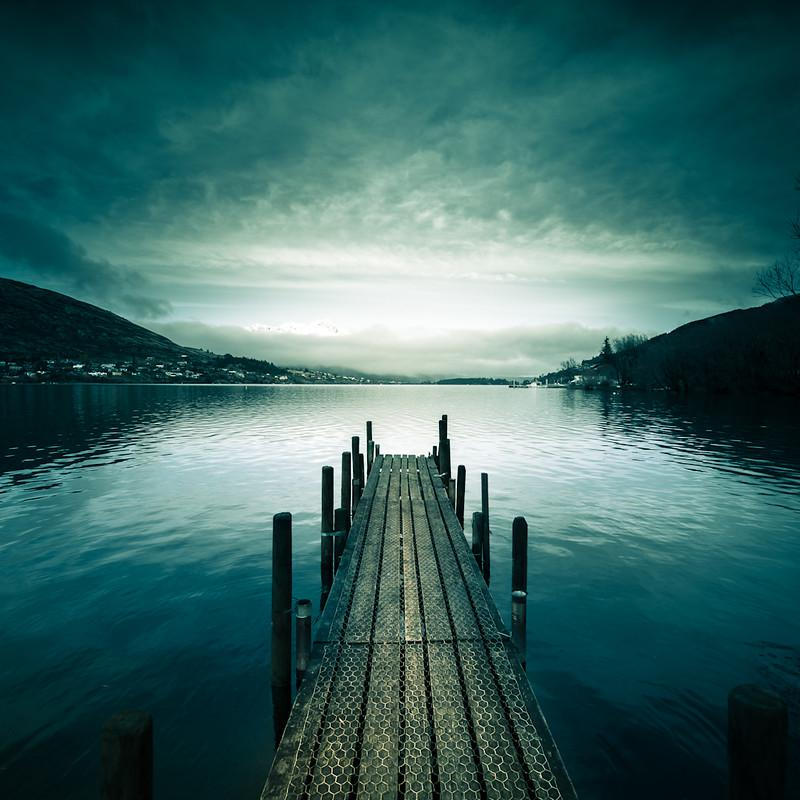
#> input picture dataset/00000000_(2).jpg, 800 x 800 px; its folder holds only this picture in this run
$ jupyter execute --allow-errors Source_Code.ipynb   (shell and % lines are left out)   (older library calls are emulated)
#> lines starting #> are read from the running program, lines starting #| are printed output that depends on the picture
# Automatic Image Colorization (SVR + MRF/ICM)

Implementation of the approach described in *"Automatic Image Colorization"* (Ho & Ramesh, CS229).

**Pipeline**

1. Convert each image to **YUV** (Y = luminance, U/V = chrominance). The model only sees **Y** and predicts **U, V**.
2. Segment the image into **SLIC superpixels**.
3. For every superpixel take a **10 x 10 patch around its centroid** and compute its **2D FFT** to get a texture feature vector.
4. Train **two Support Vector Regressors** (one for U, one for V) mapping features -> mean U / mean V of the superpixel.
5. At test time, run the SVRs to get an initial colour per superpixel, then model each channel as a **Markov Random Field** over the superpixels and minimise its energy with **Iterated Conditional Modes (ICM)** to smooth neighbouring segments.
6. Recombine the original Y with the predicted U, V and convert back to RGB.

---

## Where to put your dataset

Create a folder called **`dataset`** in the **same directory as this notebook** and put your colour photos in it.
Two layouts are supported:

**Option A (simplest)** - all images directly inside `dataset/`; the notebook splits them randomly into train / test:
```
your_project_folder/
|-- Automatic_Image_Colorization.ipynb
`-- dataset/
    |-- img001.jpg
    |-- img002.jpg
    `-- ...
```

**Option B** - you already have a split:
```
your_project_folder/
|-- Automatic_Image_Colorization.ipynb
`-- dataset/
    |-- train/   <- training images
    `-- test/    <- test images
```

* Use **colour** photos (JPG / PNG / ...). Images that are already grayscale are skipped automatically.
* The paper used ~216 Flickr photos tagged `yellowstone` + `landscape` (98 train / 118 test), but any single *theme* (beaches, forests, mountains...) works best, because the model is trained for one image type.
* Optional: put grayscale (or colour) images you want to colorize in an **`input_images/`** folder; the last section colorizes them.
* If you run on **Google Colab**, upload the folder or mount Drive and change `DATA_DIR` in the config cell below.

## 1. Setup

[cell 1]
# Uncomment if packages are missing (e.g. on Colab / a fresh environment)
# !pip install -q numpy scipy scikit-image scikit-learn matplotlib pillow joblib tqdm

[cell 2]
import random
import time
from pathlib import Path

import numpy as np
import matplotlib.pyplot as plt
from PIL import Image
from scipy import ndimage
from skimage import color
from skimage.segmentation import slic, mark_boundaries, relabel_sequential
from sklearn.svm import SVR
from sklearn.preprocessing import StandardScaler
from sklearn.metrics import mean_squared_error
import joblib

try:
    from tqdm.auto import tqdm
except ImportError:                       # tqdm is optional
    def tqdm(x, **kwargs):
        return x

## 2. Configuration

All tunable settings live in this one cell.

[cell 3]
# ----------------------------- Paths -----------------------------
DATA_DIR   = Path("dataset")        # <-- PUT YOUR DATASET HERE (see instructions above)
INPUT_DIR  = Path("input_images")   # optional: extra images you want to colorize at the end
OUTPUT_DIR = Path("outputs")        # results (figures, colorized images) are written here
MODEL_DIR  = Path("models")         # trained model is saved here

# --------------------------- Data / split ------------------------
IMG_WIDTH      = 500                # all images are rescaled to this width (as in the paper)
TRAIN_FRACTION = 0.8                # only used for "Option A" (flat dataset/ folder). Paper used 98 train / 118 test.
GRAY_TOL       = 0.01               # images whose channels differ by less than this are treated as already-grayscale
SEED           = 42

# ------------------------ Segmentation / features ----------------
N_SEGMENTS  = 250                   # approx. number of SLIC superpixels per image
COMPACTNESS = 0.1                   # SLIC compactness (suited to a grayscale image in [0, 1])
PATCH       = 10                    # side of the square patch (10 x 10) around each superpixel centroid

# ------------------------------- SVR ------------------------------
# Paper values: epsilon = 0.0625, C = 0.125. If RUN_TUNING is False these are used for both channels.
SVR_C, SVR_EPSILON = 0.125, 0.0625
RUN_TUNING         = True           # search C / epsilon / (gamma, sigma) on a validation split (recommended)
VAL_FRACTION       = 0.15           # share of the TRAINING images held out for tuning
C_GRID             = [0.125, 1.0, 8.0]
EPS_GRID           = [0.002, 0.01, 0.03, 0.0625]
TUNE_SUBSAMPLE     = 6000           # superpixels used per SVR fit during the grid search (keeps it fast)
MAX_TRAIN_SAMPLES  = 40000          # cap on superpixels for the final SVR fit (None = use all). Lower = faster.

# ------------------------------- MRF / ICM ------------------------
ICM_GAMMA, ICM_SIGMA = 2.0, 0.1     # paper: gamma = 2. sigma is not given in the paper (U/V live in ~[-0.6, 0.6])
GAMMA_GRID = [0.5, 2.0, 8.0, 32.0]
SIGMA_GRID = [0.05, 0.1, 0.2]
NEIGHBOR_PERCENTILE = 75            # keep neighbour edges whose feature distance is below this percentile (per image)
ICM_MAX_ITER, ICM_TOL = 100, 1e-5

# ------------------------------ Display ---------------------------
N_SHOW = 6                          # number of test images in the results gallery

random.seed(SEED)
np.random.seed(SEED)
for d in (OUTPUT_DIR, MODEL_DIR):
    d.mkdir(parents=True, exist_ok=True)

## 3. Load the dataset

Images are loaded, rescaled to a constant width, and already-grayscale images are removed.

[cell 4]
IMG_EXT = {".jpg", ".jpeg", ".png", ".bmp", ".tif", ".tiff", ".webp"}


def list_images(folder):
    return sorted(p for p in Path(folder).rglob("*") if p.suffix.lower() in IMG_EXT)


def load_rgb(path, width=IMG_WIDTH):
    """Load any image as an RGB float array in [0, 1] with a fixed width."""
    img = Image.open(path).convert("RGB")
    w, h = img.size
    new_h = max(1, round(h * width / w))
    img = img.resize((width, new_h), Image.LANCZOS)
    return np.asarray(img, dtype=np.float64) / 255.0


def is_grayscale(rgb, tol=GRAY_TOL):
    return np.abs(rgb[..., 0] - rgb[..., 1]).mean() < tol and np.abs(rgb[..., 1] - rgb[..., 2]).mean() < tol


def drop_grayscale(paths):
    keep = []
    for p in tqdm(paths, desc="Checking for grayscale images"):
        if not is_grayscale(load_rgb(p)):
#> in load_rgb, img is the input picture: PIL image 800x800 RGB; mean R, G, B 59.8, 102.3, 100.7
            keep.append(p)
    return keep


if not DATA_DIR.is_dir():
    raise FileNotFoundError(
        f"Dataset folder '{DATA_DIR.resolve()}' not found.\n"
        "Create a folder named 'dataset' next to this notebook and put your colour images in it "
        "(either directly, or in dataset/train and dataset/test)."
    )

train_dir, test_dir = DATA_DIR / "train", DATA_DIR / "test"
if train_dir.is_dir() and test_dir.is_dir():
    train_paths, test_paths = list_images(train_dir), list_images(test_dir)
    print("Using pre-split dataset: dataset/train and dataset/test")
else:
    all_paths = list_images(DATA_DIR)
    rng = random.Random(SEED)
    rng.shuffle(all_paths)
    n_train = int(round(len(all_paths) * TRAIN_FRACTION))
    train_paths, test_paths = all_paths[:n_train], all_paths[n_train:]
    print(f"Using flat dataset folder, random {TRAIN_FRACTION:.0%} / {1 - TRAIN_FRACTION:.0%} split")

train_paths, test_paths = drop_grayscale(train_paths), drop_grayscale(test_paths)
#> test_paths = []
print(f"Training images: {len(train_paths)} | Test images: {len(test_paths)}")
#| Training images: 1 | Test images: 0
#> (the rest of this cell did not finish here and is left out)

## 4. Segmentation and feature extraction

* **SLIC** superpixels are computed on the **Y (luminance)** channel only, since at test time that is all we have.
* Each superpixel is described by the **magnitude of the 2D FFT** of the 10x10 patch around its centroid
  (log-compressed, then standardised before the SVR; the FFT is complex so we use its magnitude to get real-valued features).
* Targets are the **mean U** and **mean V** of the pixels in the superpixel.

[cell 5]
def segment(Y):
    """SLIC superpixels on the luminance channel. Returns a label map with labels 0..n-1."""
    try:
        labels = slic(Y, n_segments=N_SEGMENTS, compactness=COMPACTNESS,
                      channel_axis=None, start_label=1)
    except TypeError:                                   # older scikit-image
        labels = slic(Y, n_segments=N_SEGMENTS, compactness=COMPACTNESS,
                      multichannel=False, start_label=1)
    labels, _, _ = relabel_sequential(labels)           # make labels contiguous (1..n)
    return labels - 1


def extract_features(Y, labels):
    """FFT-magnitude of the PATCH x PATCH window around each superpixel centroid -> (n_segments, PATCH*PATCH)."""
    n = labels.max() + 1
    half = PATCH // 2
    Yp = np.pad(Y, half, mode="reflect")
    centroids = ndimage.center_of_mass(np.ones_like(labels, dtype=float), labels, index=np.arange(n))
    feats = np.empty((n, PATCH * PATCH))
    for i, (cy, cx) in enumerate(centroids):
        y, x = int(round(cy)), int(round(cx))
        patch = Yp[y:y + PATCH, x:x + PATCH]            # window rows y-half .. y+half-1 in original coordinates
        feats[i] = np.log1p(np.abs(np.fft.fft2(patch))).ravel()
    return feats


def segment_means(channel, labels):
    return ndimage.mean(channel, labels, index=np.arange(labels.max() + 1))


def process_image(path, keep_rgb=True):
    """Full preprocessing of one image: RGB -> YUV, SLIC, features, per-segment mean U/V."""
    rgb = load_rgb(path)
    yuv = color.rgb2yuv(rgb)
    Y = yuv[..., 0]
    labels = segment(Y)
    sample = dict(
        path=Path(path),
        Y=Y,
        labels=labels,
        feats=extract_features(Y, labels),
        uv=np.column_stack([segment_means(yuv[..., 1], labels), segment_means(yuv[..., 2], labels)]),
    )
    if keep_rgb:
        sample["rgb"] = rgb
    return sample


# Quick visual check of the segmentation on one training image
demo = process_image(train_paths[0])
#> in process_image, `Y = yuv[..., 0]`:
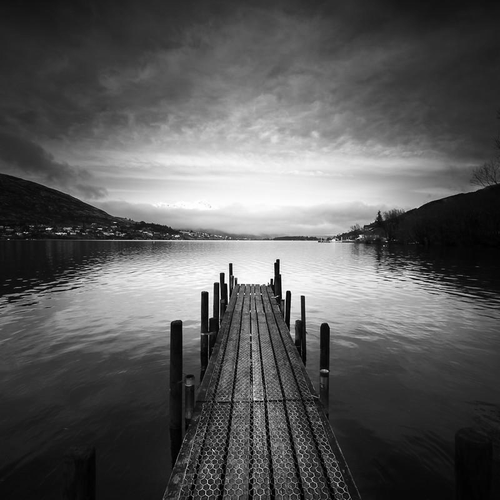
#> Y: shape (500, 500) float64; min 0, max 1, mean 0.351
#> in segment, `labels = slic(Y, n_segments=N_SEGMENTS, compactness=COMPACTNESS, chann..`:
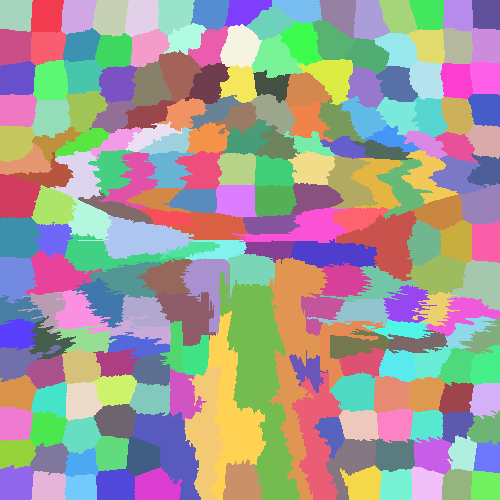
#> labels: shape (500, 500) int64; 217 distinct labels, from 1 to 217; one colour per label, 0 black
#> in extract_features, `n = labels.max() + 1`: n = 217
#> in extract_features, `Yp = np.pad(Y, half, mode="reflect")`:
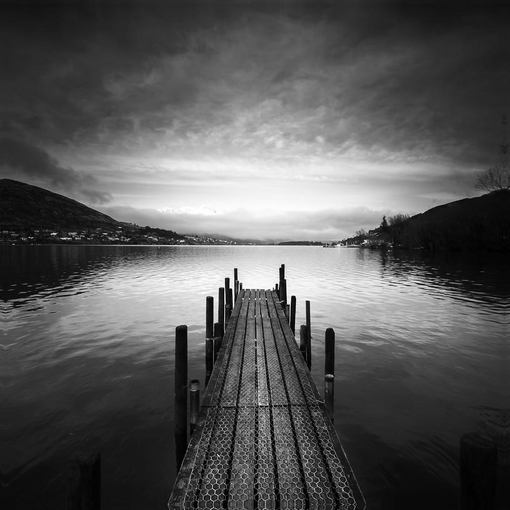
#> Yp: shape (510, 510) float64; min 0, max 1, mean 0.342
#> in extract_features, `centroids = ndimage.center_of_mass(np.ones_like(labels, dtype=float), ..`: centroids = 217 pairs, first value 9.24 to 487.3, second value 14.45 to 487.3
#> the loop in extract_features, `for i, (cy, cx) in enumerate(centroids):` made 217 passes
#> (cy, cx, y, x) on passes 1 to 3: (14.53, 15.6, 15, 16), (15.42, 46.46, 15, 46), (15.31, 77.38, 15, 77)
#> after the loop in extract_features, `for i, (cy, cx) in enumerate(centroids):`:
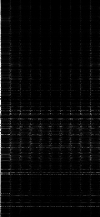
#> feats: shape (217, 100) float64; min 0, max 4.59, mean 0.153; drawn with min black and max white
#> in process_image, `sample = dict( path=Path(path), Y=Y, labels=labels, feats=extract_feat..`: sample = 5 items
#> demo = 6 items
print(f"{demo['labels'].max() + 1} superpixels, feature matrix shape: {demo['feats'].shape}")
#| 217 superpixels, feature matrix shape: (217, 100)

fig, ax = plt.subplots(1, 2, figsize=(11, 4))
ax[0].imshow(demo["Y"], cmap="gray"); ax[0].set_title("Input: Y channel (grayscale)")
ax[1].imshow(mark_boundaries(np.dstack([demo["Y"]] * 3), demo["labels"], color=(1, 1, 0)))
ax[1].set_title("SLIC superpixels")
for a in ax: a.axis("off")
plt.tight_layout(); plt.show()
#> after `plt.tight_layout()`:
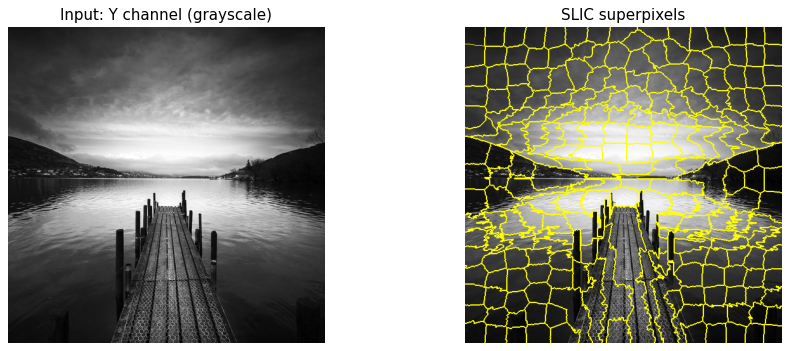
#> figure drawn by matplotlib, 2 panels

[cell 6]
# Split the training images into "fit" and "validation" parts (validation is only used for hyperparameter tuning)
rng = random.Random(SEED)
shuffled = list(train_paths)
#> shuffled = 1 item
rng.shuffle(shuffled)
n_val = max(1, int(round(len(shuffled) * VAL_FRACTION))) if RUN_TUNING and len(shuffled) >= 10 else 0
#> n_val = 0
val_paths, fit_paths = shuffled[:n_val], shuffled[n_val:]
#> val_paths = []
print(f"Fit images: {len(fit_paths)} | Validation images: {len(val_paths)}")
#| Fit images: 1 | Validation images: 0

# Superpixel features / targets of the fit images (images are processed one by one to save memory)
X_fit, UV_fit = [], []
for p in tqdm(fit_paths, desc="Extracting training features"):
    s = process_image(p, keep_rgb=False)
#> the loop in extract_features (call 2), `for i, (cy, cx) in enumerate(centroids):` made 217 passes
#> s = 5 items
    X_fit.append(s["feats"]); UV_fit.append(s["uv"])
X_fit, UV_fit = np.vstack(X_fit), np.vstack(UV_fit)
#> UV_fit = 217 pairs, first value -0.0242 to 0.06, second value -0.197 to -0.00651

# Validation images are kept in full (they are also used to tune the ICM stage)
val_samples = [process_image(p) for p in tqdm(val_paths, desc="Processing validation images")]
#> val_samples = []
print("Training superpixels:", X_fit.shape[0])
#| Training superpixels: 217

## 5. Support Vector Regression (local colour estimates)

Two RBF-kernel SVRs (default scikit-learn Gaussian kernel, as in the paper): one predicts **U**, the other **V**.
When `RUN_TUNING = True`, `C` and `epsilon` are chosen per channel on the validation images.

[cell 7]
scaler = StandardScaler().fit(X_fit)
Xs_fit = scaler.transform(X_fit)
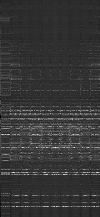
#> Xs_fit: shape (217, 100) float64; min -2.71, max 9.87, mean 7.86e-17; drawn with min black and max white

best_params = {0: (SVR_C, SVR_EPSILON), 1: (SVR_C, SVR_EPSILON)}   # channel 0 = U, channel 1 = V

if RUN_TUNING and val_samples:
    X_val = scaler.transform(np.vstack([s["feats"] for s in val_samples]))
    UV_val = np.vstack([s["uv"] for s in val_samples])
    sub = np.random.RandomState(SEED).choice(len(Xs_fit), min(len(Xs_fit), TUNE_SUBSAMPLE), replace=False)

    for ch, name in enumerate("UV"):
        best_err = np.inf
        for C in C_GRID:
            for eps in EPS_GRID:
                m = SVR(kernel="rbf", gamma="scale", C=C, epsilon=eps).fit(Xs_fit[sub], UV_fit[sub, ch])
                err = mean_squared_error(UV_val[:, ch], m.predict(X_val))
                if err < best_err:
                    best_err, best_params[ch] = err, (C, eps)
        print(f"Channel {name}: best C={best_params[ch][0]}, epsilon={best_params[ch][1]}  (validation MSE {best_err:.5f})")
else:
    print("Tuning skipped - using C =", SVR_C, "epsilon =", SVR_EPSILON)

[cell 8]
# Final SVR training on ALL training images (fit + validation)
X_all = np.vstack([X_fit] + [s["feats"] for s in val_samples])
UV_all = np.vstack([UV_fit] + [s["uv"] for s in val_samples])
#> UV_all has the same summary as UV_fit
scaler = StandardScaler().fit(X_all)
Xs_all = scaler.transform(X_all)

if MAX_TRAIN_SAMPLES and len(Xs_all) > MAX_TRAIN_SAMPLES:
    idx = np.random.RandomState(SEED).choice(len(Xs_all), MAX_TRAIN_SAMPLES, replace=False)
    Xs_all, UV_all = Xs_all[idx], UV_all[idx]

print(f"Training the two SVRs on {len(Xs_all)} superpixels (this can take a few minutes) ...")
#> (printed output is left out)
t0 = time.time()
svr_u = SVR(kernel="rbf", gamma="scale", C=best_params[0][0], epsilon=best_params[0][1]).fit(Xs_all, UV_all[:, 0])
svr_v = SVR(kernel="rbf", gamma="scale", C=best_params[1][0], epsilon=best_params[1][1]).fit(Xs_all, UV_all[:, 1])
print(f"Done in {time.time() - t0:.1f}s")

model = dict(scaler=scaler, svr_u=svr_u, svr_v=svr_v)
#> model = 3 items

$ run again, on dataset/00000001.jpg
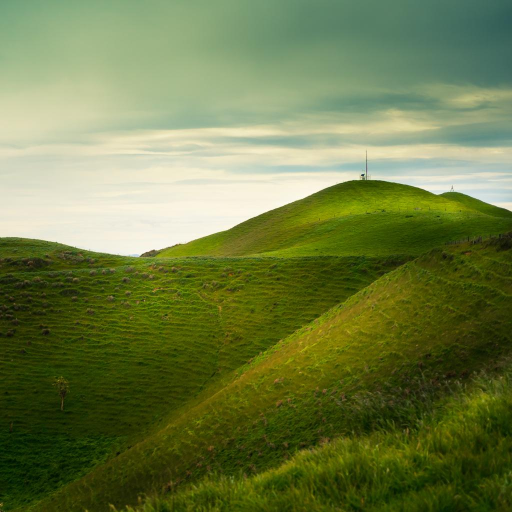
#> input picture dataset/00000001.jpg, 1024 x 1024 px (shown at 1/2 size)
#> in load_rgb, img is the input picture: PIL image 1024x1024 RGB; mean R, G, B 109.5, 123.1, 69.9
#> img: PIL image 500x500 RGB
#> test_paths = []
#| Training images: 1 | Test images: 0
#> yuv: shape (500, 500, 3) float64; mean of channels 0, 1, 2 0.443, -0.0831, -0.0121
#> labels: shape (500, 500) int64; 242 distinct labels, from 1 to 242
#> n = 242
#> centroids = 242 pairs, first value 14.16 to 491.2, second value 14.56 to 489.3
#> the loop in extract_features, `for i, (cy, cx) in enumerate(centroids):` made 242 passes
#> (cy, cx, y, x) on passes 1 to 3: (14.92, 14.56, 15, 15), (15.49, 45.55, 15, 46), (16.24, 78.43, 16, 78)
#> after the loop in extract_features, `for i, (cy, cx) in enumerate(centroids):`:
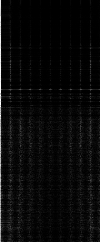
#> feats: shape (242, 100) float64; min 0, max 4.57, mean 0.172; drawn with min black and max white
#> sample = 5 items
#> demo = 6 items
#| 242 superpixels, feature matrix shape: (242, 100)
#> shuffled = 1 item
#> n_val = 0
#> val_paths = []
#| Fit images: 1 | Validation images: 0
#> the loop in extract_features (call 2), `for i, (cy, cx) in enumerate(centroids):` made 242 passes
#> s = 5 items
#> UV_fit = 242 pairs, first value -0.218 to 0.00778, second value -0.0994 to 0.0592
#> val_samples = []
#| Training superpixels: 242
#> `Xs_fit = scaler.transform(X_fit)`:
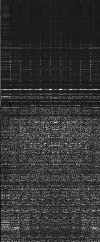
#> Xs_fit: shape (242, 100) float64; min -1.98, max 7.77, mean 3.76e-17; drawn with min black and max white
#> UV_all has the same summary as UV_fit
#> (printed output is left out)
#> model = 3 items

$ run again, on dataset/00000001_(2).jpg
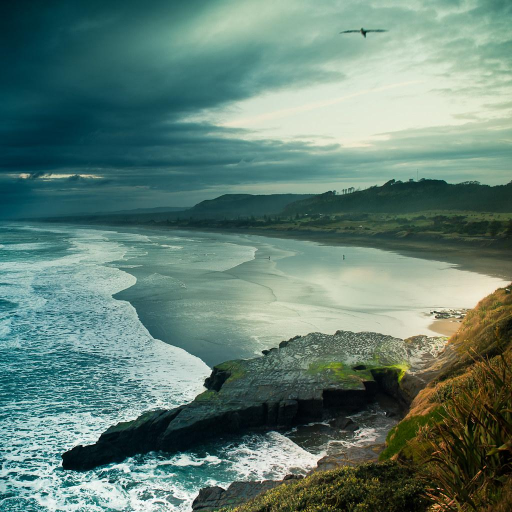
#> input picture dataset/00000001_(2).jpg, 1024 x 1024 px (shown at 1/2 size)
#> in load_rgb, img is the input picture: PIL image 1024x1024 RGB; mean R, G, B 98.4, 127.4, 116.4
#> img: PIL image 500x500 RGB
#> test_paths = []
#| Training images: 1 | Test images: 0
#> yuv: shape (500, 500, 3) float64; mean of channels 0, 1, 2 0.461, -0.00195, -0.0657
#> labels: shape (500, 500) int64; 198 distinct labels, from 1 to 198
#> n = 198
#> centroids = 198 pairs, first value 9.23 to 490.4, second value 14.22 to 487.2
#> the loop in extract_features, `for i, (cy, cx) in enumerate(centroids):` made 198 passes
#> (cy, cx, y, x) on passes 1 to 3: (14.8, 14.22, 15, 14), (15.87, 44.77, 16, 45), (10.63, 78.96, 11, 79)
#> after the loop in extract_features, `for i, (cy, cx) in enumerate(centroids):`:
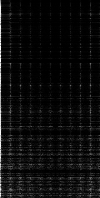
#> feats: shape (198, 100) float64; min 9.47e-19, max 4.52, mean 0.227; drawn with min black and max white
#> sample = 5 items
#> demo = 6 items
#| 198 superpixels, feature matrix shape: (198, 100)
#> shuffled = 1 item
#> n_val = 0
#> val_paths = []
#| Fit images: 1 | Validation images: 0
#> the loop in extract_features (call 2), `for i, (cy, cx) in enumerate(centroids):` made 198 passes
#> s = 5 items
#> UV_fit = 198 pairs, first value -0.123 to 0.057, second value -0.168 to 0.103
#> val_samples = []
#| Training superpixels: 198
#> `Xs_fit = scaler.transform(X_fit)`:
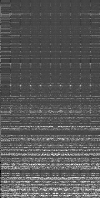
#> Xs_fit: shape (198, 100) float64; min -3.15, max 5.99, mean 4.59e-17; drawn with min black and max white
#> UV_all has the same summary as UV_fit
#> (printed output is left out)
#> model = 3 items
